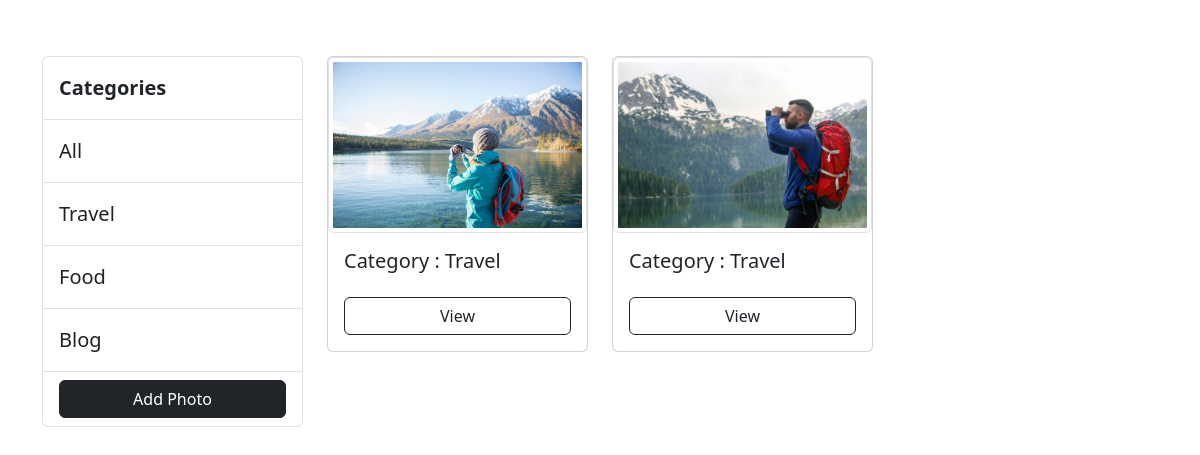
/category/travel/, run on the app's committed database.
### photos/models.py (models this page shows, shortened)
class Category(models.Model):
    category_name = models.CharField(max_length=120,null=True,blank=True)
    slug = models.SlugField(max_length=200,blank=True,null=True)
    def __str__(self):
        return self.category_name
    def get_url(self):
        return reverse("gallery_category",args=[self.slug])

class Gallery(models.Model):
    category = models.ForeignKey(Category,on_delete=models.SET_NULL,null=True,blank=True)
    slug = models.SlugField(max_length=200,blank=True,null=True)
    images = models.ImageField(null=True,blank=True,upload_to='photos')
    description = models.TextField()
    def get_url(self):
        return reverse("photo", args=[self.category.slug,self.id])

### photos/views.py (the view)
# urls.py: path('',views.gallery,name="gallery"),
def gallery(request,category_slug=None):
    categories = None
    gallery = None
    if category_slug != None:
        categories = Category.objects.get(slug=category_slug)
        gallery = Gallery.objects.filter(category=categories)
    else:
        gallery = Gallery.objects.all()
    context = {'gallery':gallery}
    return render(request,'photos/gallery.html',context)

### photos/context_processors.py (called while the page is built)
def category_links(request):
    categories = Category.objects.all()
    return dict(categories=categories)

### photos/templates/photos/gallery.html (shortened to what this page needs)
{% extends 'base.html' %}
{% load static %}
{% block content %}
<div class="gallery mt-5">
    <div class="container">
        <div class="row">
            <div class="col-3">
                <ul class="list-group my-2">
                  <li class="list-group-item pt-3 pb-3" style="font-weight:600;font-size:20px">Categories</li>
                  <li class="list-group-item pt-3 pb-3"><a style="text-decoration:none;color:#222;font-size:20px" href="{% url 'gallery' %}">All</a></li>
                    {% for category in categories %}
                    <li class="list-group-item pt-3 pb-3"><a style="text-decoration:none;color:#222;font-size:20px" href="{{category.get_url}}">{{category}}</a></li>
                    {% endfor %}
                    <li class="list-group-item"><a href="{% url 'add_photo' %}" class="btn btn-dark" style="width:100%">Add Photo</a></li>
                </ul>
            </div>
            <div class="col-9">
                <div class="row">
                  {% for gallery in gallery %}
                    <div class="col-4">
                      <div class="card my-2">
                          <img height="250" src="{{gallery.images.url}}" class="img-thumbnail" alt="...">
                          <div class="card-body">
                            <h5 class="card-text mb-4">Category : {{gallery.category.category_name}}</h5>
                            <a href="{{gallery.get_url}}" class="btn d-block btn-outline-dark">View</a>
                          </div>
                        </div>
                    </div>
                  {% endfor %}
                </div>
            </div>
        </div>
    </div>
</div>
{% endblock content %}

### data on the page
Category: category_name "Travel"
Category: category_name "Food"
Category: category_name "Blog"
Gallery: images (picture), category.category_name "Travel"
Gallery: images (picture), category.category_name "Travel"
